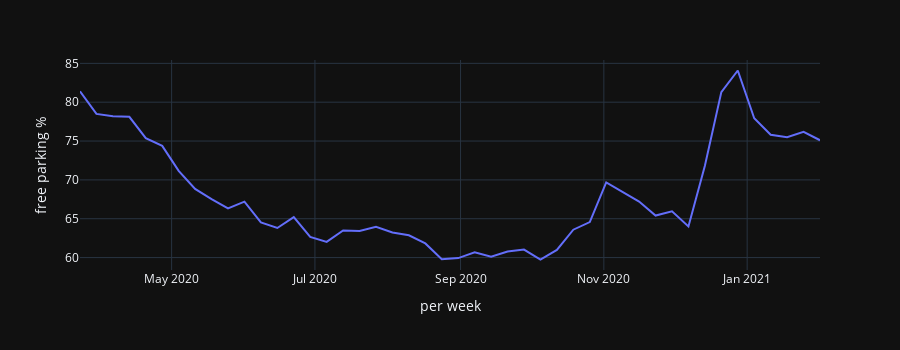

Notebook code cell kept with this figure:
### Markdown cell above
and the average free parking places across germany during the last year via plotly

### Code cell
# hide-code

Search("parking-data") \
    .agg_date_histogram("per week", calendar_interval="week") \
    .metric_avg("free parking %", field="percent_free") \
    .execute().plot("per week", "free parking %", height=350)

### Figure 1 — Plotly figure (JSON) as saved in the notebook; plotly's stock layout.template omitted (floating-point values rounded to 4 significant figures)
{"data": [{"hovertemplate": "per week=%{x}<br>free parking %=%{y}<extra></extra>", "legendgroup": "", "line": {"color": "#636efa", "dash": "solid"}, "mode": "lines", "name": "", "orientation": "v", "showlegend": false, "type": "scatter", "x": ["2020-03-23T00:00:00", "2020-03-30T00:00:00", "2020-04-06T00:00:00", "2020-04-13T00:00:00", "2020-04-20T00:00:00", "2020-04-27T00:00:00", "2020-05-04T00:00:00", "2020-05-11T00:00:00", "2020-05-18T00:00:00", "2020-05-25T00:00:00", "2020-06-01T00:00:00", "2020-06-08T00:00:00", "2020-06-15T00:00:00", "2020-06-22T00:00:00", "2020-06-29T00:00:00", "2020-07-06T00:00:00", "2020-07-13T00:00:00", "2020-07-20T00:00:00", "2020-07-27T00:00:00", "2020-08-03T00:00:00", "2020-08-10T00:00:00", "2020-08-17T00:00:00", "2020-08-24T00:00:00", "2020-08-31T00:00:00", "2020-09-07T00:00:00", "2020-09-14T00:00:00", "2020-09-21T00:00:00", "2020-09-28T00:00:00", "2020-10-05T00:00:00", "2020-10-12T00:00:00", "2020-10-19T00:00:00", "2020-10-26T00:00:00", "2020-11-02T00:00:00", "2020-11-09T00:00:00", "2020-11-16T00:00:00", "2020-11-23T00:00:00", "2020-11-30T00:00:00", "2020-12-07T00:00:00", "2020-12-14T00:00:00", "2020-12-21T00:00:00", "2020-12-28T00:00:00", "2021-01-04T00:00:00", "2021-01-11T00:00:00", "2021-01-18T00:00:00", "2021-01-25T00:00:00", "2021-02-01T00:00:00"], "xaxis": "x", "y": [81.39, 78.49, 78.18, 78.12, 75.37, 74.38, 71.15, 68.84, 67.52, 66.33, 67.2, 64.52, 63.81, 65.2, 62.65, 62.02, 63.49, 63.42, 63.96, 63.22, 62.87, 61.82, 59.79, 59.94, 60.68, 60.1, 60.77, 61.03, 59.75, 60.99, 63.59, 64.56, 69.66, 68.39, 67.21, 65.41, 65.96, 64.01, 71.82, 81.3, 84.08, 77.93, 75.81, 75.5, 76.18, 75.1], "yaxis": "y"}], "layout": {"height": 350, "legend": {"tracegroupgap": 0}, "margin": {"t": 60}, "xaxis": {"anchor": "y", "domain": [0, 1], "title": {"text": "per week"}}, "yaxis": {"anchor": "x", "domain": [0, 1], "title": {"text": "free parking %"}}}}
